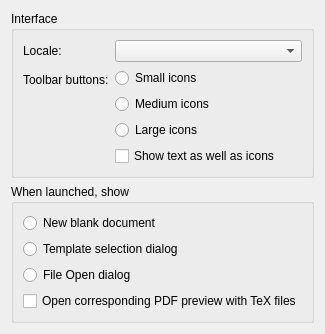
     <widget class="QWidget" name="tab_general">
      <attribute name="title">
       <string>General</string>
      </attribute>
      <layout class="QGridLayout">
       <item row="1" column="0">
        <widget class="QGroupBox" name="groupBox_11">
         <property name="title">
          <string>Interface</string>
         </property>
         <layout class="QFormLayout" name="formLayout_2">
          <item row="0" column="0">
           <widget class="QLabel" name="label_12">
            <property name="text">
             <string>Locale:</string>
            </property>
           </widget>
          </item>
          <item row="0" column="1">
           <widget class="QComboBox" name="localePopup">
            <property name="sizePolicy">
             <sizepolicy hsizetype="Expanding" vsizetype="Fixed">
              <horstretch>0</horstretch>
              <verstretch>0</verstretch>
             </sizepolicy>
            </property>
            <property name="maxVisibleItems">
             <number>20</number>
            </property>
           </widget>
          </item>
          <item row="1" column="0">
           <widget class="QLabel" name="label_13">
            <property name="text">
             <string>Toolbar buttons:</string>
            </property>
           </widget>
          </item>
          <item row="1" column="1">
           <layout class="QVBoxLayout" name="verticalLayout_3">
            <item>
             <widget class="QRadioButton" name="smallIcons">
              <property name="text">
               <string>Small icons</string>
              </property>
             </widget>
            </item>
            <item>
             <widget class="QRadioButton" name="mediumIcons">
              <property name="text">
               <string>Medium icons</string>
              </property>
             </widget>
            </item>
            <item>
             <widget class="QRadioButton" name="largeIcons">
              <property name="text">
               <string>Large icons</string>
              </property>
             </widget>
            </item>
            <item>
             <widget class="QCheckBox" name="showText">
              <property name="text">
               <string>Show text as well as icons</string>
              </property>
             </widget>
            </item>
           </layout>
          </item>
         </layout>
        </widget>
       </item>
       <item row="2" column="0">
        <widget class="QGroupBox" name="groupBox_3">
         <property name="title">
          <string>When launched, show</string>
         </property>
         <layout class="QVBoxLayout">
          <item>
           <widget class="QRadioButton" name="blankDocument">
            <property name="text">
             <string>New blank document</string>
            </property>
           </widget>
          </item>
          <item>
           <widget class="QRadioButton" name="templateDialog">
            <property name="text">
             <string>Template selection dialog</string>
            </property>
           </widget>
          </item>
          <item>
           <widget class="QRadioButton" name="openDialog">
            <property name="text">
             <string>File Open dialog</string>
            </property>
           </widget>
          </item>
          <item>
           <widget class="QCheckBox" name="openPDFwithTeX">
            <property name="text">
             <string>Open corresponding PDF preview with TeX files</string>
            </property>
           </widget>
          </item>
         </layout>
        </widget>
       </item>
       <item row="1" column="1">
        <spacer name="horizontalSpacer_9">
         <property name="orientation">
          <enum>Qt::Horizontal</enum>
         </property>
         <property name="sizeHint" stdset="0">
          <size>
           <width>0</width>
           <height>0</height>
          </size>
         </property>
        </spacer>
       </item>
       <item row="3" column="0">
        <spacer>
         <property name="orientation">
          <enum>Qt::Vertical</enum>
         </property>
         <property name="sizeHint" stdset="0">
          <size>
           <width>0</width>
           <height>0</height>
          </size>
         </property>
        </spacer>
       </item>
      </layout>
     </widget>
